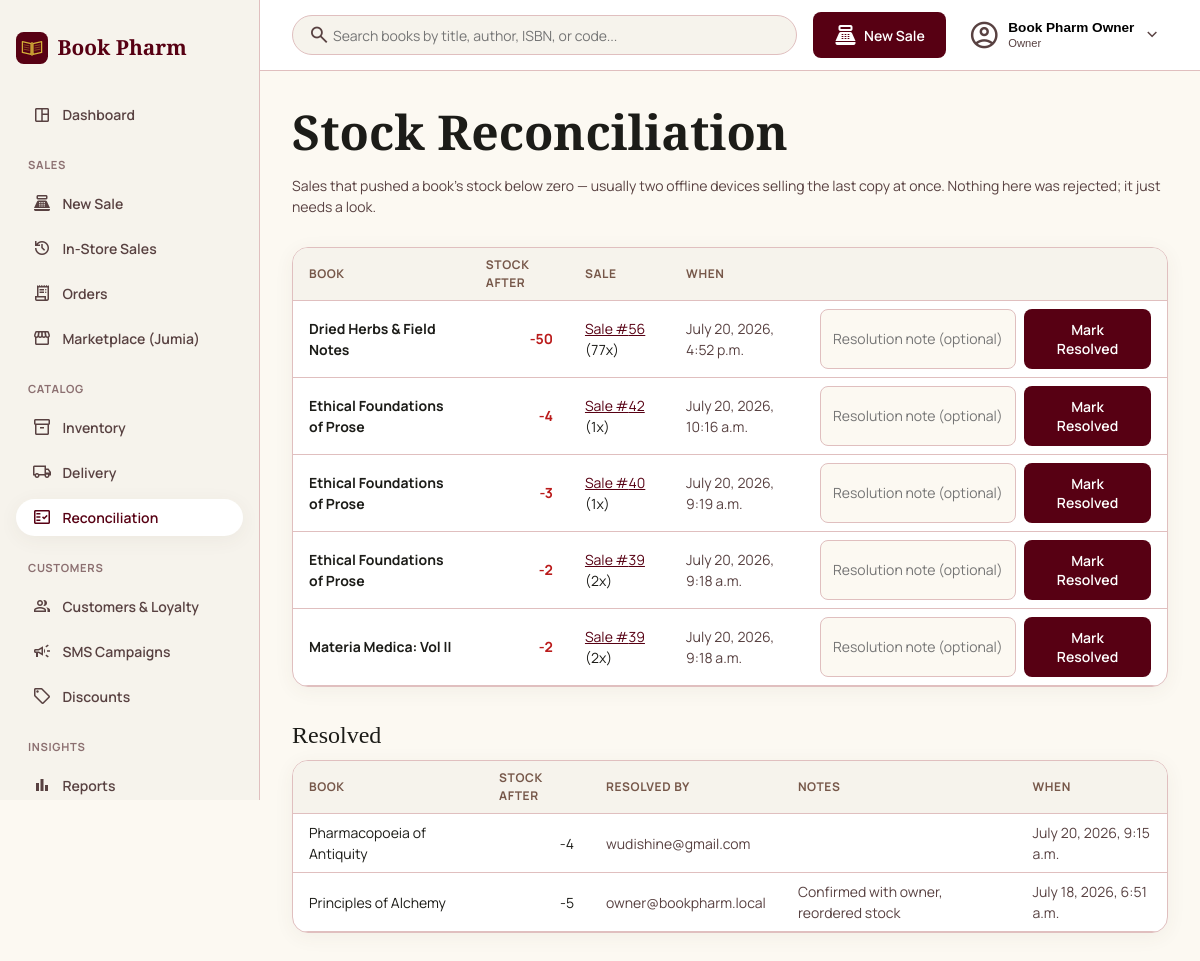
Screenshot of /portal/reconciliation/ (signed in) with the database file from the repository.
### apps/accounts/models.py (models this page shows)
class User(AbstractBaseUser, PermissionsMixin):
    class Role(models.TextChoices):
        OWNER = 'OWNER', 'Owner'
        ATTENDANT = 'ATTENDANT', 'Attendant'
    email = models.EmailField(unique=True)
    full_name = models.CharField(max_length=150, blank=True)
    role = models.CharField(max_length=10, choices=Role.choices, default=Role.OWNER)
    is_active = models.BooleanField(default=True)
    is_staff = models.BooleanField(default=False)
    date_joined = models.DateTimeField(default=timezone.now)
    objects = UserManager()
    USERNAME_FIELD = 'email'
    REQUIRED_FIELDS = []
    def __str__(self):
        return self.email

### apps/sales/models.py (models this page shows, shortened)
class StockDiscrepancy(models.Model):
    book = models.ForeignKey('catalog.Book', on_delete=models.CASCADE, related_name='stock_discrepancies')
    sale_item = models.ForeignKey(SaleItem, on_delete=models.CASCADE, related_name='stock_discrepancies')
    stock_qty_after = models.IntegerField()
    created_at = models.DateTimeField(auto_now_add=True)
    resolved = models.BooleanField(default=False)
    resolved_by = models.ForeignKey(
        settings.AUTH_USER_MODEL, null=True, blank=True, on_delete=models.SET_NULL, related_name='+'
    )
    resolved_at = models.DateTimeField(null=True, blank=True)
    resolution_notes = models.CharField(max_length=255, blank=True)
    class Meta:
        ordering = ['-created_at']
        verbose_name_plural = 'stock discrepancies'

class SaleItem(models.Model):
    sale = models.ForeignKey(Sale, on_delete=models.CASCADE, related_name='items')
    book = models.ForeignKey('catalog.Book', on_delete=models.PROTECT, related_name='sale_items')
    qty = models.PositiveIntegerField()
    unit_price = models.DecimalField(max_digits=10, decimal_places=2)
    line_discount = models.DecimalField(max_digits=10, decimal_places=2, default=Decimal('0'))
    unit_cost_price = models.DecimalField(max_digits=10, decimal_places=2, null=True)

### apps/catalog/models.py (models this page shows, shortened)
class Book(models.Model):
    isbn = models.CharField(max_length=13, unique=True, null=True, blank=True)
    internal_code = models.CharField(max_length=20, unique=True, null=True, blank=True)
    slug = models.SlugField(max_length=255, unique=True, blank=True)
    title = models.CharField(max_length=255)
    author = models.CharField(max_length=255, blank=True)
    category = models.ForeignKey(Category, on_delete=models.PROTECT, related_name='books')
    tags = models.ManyToManyField(Tag, blank=True, related_name='books')
    cost_price = models.DecimalField(max_digits=10, decimal_places=2)
    selling_price = models.DecimalField(max_digits=10, decimal_places=2)
    stock_qty = models.IntegerField(default=0)
    low_stock_threshold = models.PositiveIntegerField(default=5)
    cover_image = models.ImageField(upload_to='book_covers/', blank=True, null=True)
    cover_image_url = models.URLField(max_length=500, blank=True)
    description = models.TextField(blank=True)
    is_active = models.BooleanField(default=True)
    created_at = models.DateTimeField(auto_now_add=True)
    updated_at = models.DateTimeField(auto_now=True)
    objects = BookQuerySet.as_manager()
    class Meta:
        ordering = ['title']

### apps/portal/reconciliation_views.py (the view)
# urls.py: path('reconciliation/', reconciliation_views.reconciliation_list, name='reconciliation_list'),
@login_required
def reconciliation_list(request):
    resolved_qs = StockDiscrepancy.objects.filter(resolved=True).select_related(
        'book', 'sale_item__sale', 'resolved_by'
    )
    paginator = Paginator(resolved_qs, PAGE_SIZE)
    return render(request, 'portal/reconciliation/list.html', {
        'active_nav': 'reconciliation',
        'unresolved': StockDiscrepancy.objects.filter(resolved=False).select_related(
            'book', 'sale_item__sale'
        ),
        'page_obj': paginator.get_page(request.GET.get('page')),
    })

### apps/storefront/cart.py (called while the page is built)
    def __len__(self):
        return sum(self.cart.values())

### apps/storefront/context_processors.py (called while the page is built)
def cart_context(request):
    return {'cart_count': len(Cart(request))}

def nav_context(request):
    return {'nav_categories': Category.objects.all()}

def google_maps_context(request):
    return {'google_maps_api_key': settings.GOOGLE_MAPS_API_KEY}

### templates/portal/reconciliation/list.html (shortened to what this page needs)
{% extends 'portal/base.html' %}
{% block content %}
<header class="portal-page-header">
  <div>
    <h1>Stock Reconciliation</h1>
    <p class="text-muted">Sales that pushed a book's stock below zero — usually two offline devices selling the last copy at once. Nothing here was rejected; it just needs a look.</p>
  </div>
</header>
<div class="card catalog-table-card" style="margin-bottom: var(--space-stack-md);">
  <table class="table">
    <thead>
      <tr>
        <th>Book</th>
        <th class="text-right">Stock After</th>
        <th>Sale</th>
        <th>When</th>
        <th></th>
      </tr>
    </thead>
    <tbody>
      {% for d in unresolved %}
      <tr>
        <td><strong>{{ d.book.title }}</strong></td>
        <td class="text-right text-error">{{ d.stock_qty_after }}</td>
        <td><a href="/admin/sales/sale/{{ d.sale_item.sale_id }}/change/">Sale #{{ d.sale_item.sale_id }}</a> ({{ d.sale_item.qty }}x)</td>
        <td class="text-muted">{{ d.created_at }}</td>
        <td class="text-right">
          <form method="post" action="{% url 'portal:reconciliation_resolve' d.pk %}" style="display: flex; gap: 0.5rem; justify-content: flex-end;">
            <input type="text" name="notes" placeholder="Resolution note (optional)" style="width: 200px;">
            <button type="submit" class="btn btn--primary">Mark Resolved</button>
          </form>
        </td>
      </tr>
      {% empty %}
      <tr><td colspan="5" class="text-muted">No open discrepancies. Nothing to reconcile.</td></tr>
      {% endfor %}
    </tbody>
  </table>
</div>
<h3 style="margin-top: var(--space-stack-lg);">Resolved</h3>
<div class="card catalog-table-card">
  <table class="table">
    <thead>
      <tr>
        <th>Book</th>
        <th class="text-right">Stock After</th>
        <th>Resolved By</th>
        <th>Notes</th>
        <th>When</th>
      </tr>
    </thead>
    <tbody>
      {% for d in page_obj %}
      <tr>
        <td>{{ d.book.title }}</td>
        <td class="text-right">{{ d.stock_qty_after }}</td>
        <td class="text-muted">{{ d.resolved_by }}</td>
        <td class="text-muted">{{ d.resolution_notes }}</td>
        <td class="text-muted">{{ d.resolved_at }}</td>
      </tr>
      {% empty %}
      <tr><td colspan="5" class="text-muted">Nothing resolved yet.</td></tr>
      {% endfor %}
    </tbody>
  </table>
</div>
{% endblock %}

### templates/portal/base.html (shortened to what this page needs)
{% load static %}
<!DOCTYPE html>
<html lang="en">
<head>
  <link rel="stylesheet" href="{% static 'css/base.css' %}">
  <link rel="stylesheet" href="{% static 'css/theme-portal.css' %}">
  <link rel="stylesheet" href="{% static 'css/portal-layout.css' %}">
</head>
<body>
  <div class="portal-shell" x-data="{ sidebarOpen: false }">
    <aside class="portal-sidebar" :class="{ 'is-open': sidebarOpen }">
      <a class="portal-sidebar__brand" href="{% url 'portal:dashboard' %}">
        <img src="{% static 'img/logo.svg' %}" alt="" width="32" height="32">
        <span>Book Pharm</span>
      </a>
      <nav class="portal-sidebar__nav" @click="sidebarOpen = false">
        <a href="{% url 'portal:dashboard' %}" class="{% if active_nav == 'dashboard' %}is-active{% endif %}">
          <span class="material-symbols-outlined">space_dashboard</span> Dashboard
        </a>
        <p class="portal-sidebar__section-label">Sales</p>
        <a href="{% url 'portal:register_create' %}" class="{% if active_nav == 'register' %}is-active{% endif %}">
          <span class="material-symbols-outlined">point_of_sale</span> New Sale
        </a>
        <a href="{% url 'portal:register_list' %}" class="{% if active_nav == 'register_list' %}is-active{% endif %}">
          <span class="material-symbols-outlined">history</span> In-Store Sales
        </a>
        <a href="{% url 'portal:order_list' %}" class="{% if active_nav == 'orders' %}is-active{% endif %}">
          <span class="material-symbols-outlined">receipt_long</span> Orders
        </a>
        <a href="{% url 'portal:marketplace_list' %}" class="{% if active_nav == 'marketplace' %}is-active{% endif %}">
          <span class="material-symbols-outlined">storefront</span> Marketplace (Jumia)
        </a>
        <p class="portal-sidebar__section-label">Catalog</p>
        <a href="{% url 'portal:book_list' %}" class="{% if active_nav == 'catalog' %}is-active{% endif %}">
          <span class="material-symbols-outlined">inventory_2</span> Inventory
        </a>
        <a href="{% url 'portal:delivery_settings' %}" class="{% if active_nav == 'delivery' %}is-active{% endif %}">
          <span class="material-symbols-outlined">local_shipping</span> Delivery
        </a>
        <a href="{% url 'portal:reconciliation_list' %}" class="{% if active_nav == 'reconciliation' %}is-active{% endif %}">
          <span class="material-symbols-outlined">fact_check</span> Reconciliation
        </a>
        <p class="portal-sidebar__section-label">Customers</p>
        <a href="{% url 'portal:customer_list' %}" class="{% if active_nav == 'customers' %}is-active{% endif %}">
          <span class="material-symbols-outlined">group</span> Customers &amp; Loyalty
        </a>
        <a href="{% url 'portal:campaign_list' %}" class="{% if active_nav == 'messaging' %}is-active{% endif %}">
          <span class="material-symbols-outlined">campaign</span> SMS Campaigns
        </a>
        <a href="{% url 'portal:discount_list' %}" class="{% if active_nav == 'discounts' %}is-active{% endif %}">
          <span class="material-symbols-outlined">sell</span> Discounts
        </a>
        <p class="portal-sidebar__section-label">Insights</p>
        <a href="{% url 'portal:reports_sales' %}" class="{% if active_nav == 'reports' %}is-active{% endif %}">
          <span class="material-symbols-outlined">bar_chart</span> Reports
        </a>
      </nav>
    </aside>
    <div class="portal-columns">
      <header class="portal-topbar">
        <form class="portal-topbar__search" method="get" action="{% url 'portal:book_list' %}" x-data="{ searchOpen: false }" :class="{ 'is-open': searchOpen }">
          <button type="button" class="portal-topbar__search-toggle" @click="searchOpen = !searchOpen" aria-label="Toggle search">
            <span class="material-symbols-outlined">search</span>
          </button>
          <input type="search" name="q" placeholder="Search books by title, author, ISBN, or code...">
        </form>
        <a href="{% url 'portal:register_create' %}" class="btn btn--primary portal-topbar__new-sale">
          <span class="material-symbols-outlined">point_of_sale</span> <span class="portal-topbar__new-sale-label">New Sale</span>
        </a>
        <div class="portal-topbar__user" x-data="{ open: false }" @click.outside="open = false">
          <button type="button" class="portal-topbar__user-trigger" @click="open = !open">
            <span class="material-symbols-outlined">account_circle</span>
            <span class="portal-topbar__user-meta">
              <span class="portal-topbar__user-name">{{ request.user.full_name|default:request.user.email }}</span>
              <span class="portal-topbar__user-role">{{ request.user.get_role_display }}</span>
            </span>
            <span class="material-symbols-outlined portal-topbar__user-chevron" :class="{ 'is-open': open }">expand_more</span>
          </button>
        </div>
      </header>
      <main class="portal-main">
        {% block content %}{% endblock %}
      </main>
    </div>
  </div>
</body>
</html>

### static/css/base.css (style rules this page uses)
*, *::before, *::after { box-sizing: border-box; }
body { margin: 0; background: var(--color-background); color: var(--color-on-background); font-family: var(--font-body); font-size: var(--text-body-md-size); line-height: var(--text-body-md-line); }
h1, h2, h3, h4 { font-family: var(--font-display); margin: 0 0 var(--space-stack-sm); color: var(--color-on-surface); }
h1 { font-size: var(--text-display-lg-size); font-weight: var(--text-display-lg-weight); line-height: var(--text-display-lg-line); }
h3 { font-size: var(--text-headline-md-size); font-weight: var(--text-headline-md-weight); line-height: var(--text-headline-md-line); }
a { color: var(--color-primary); }
.card { background: var(--color-surface-container-lowest); border: 1px solid var(--color-outline-variant); border-radius: var(--radius-lg); padding: var(--space-card-padding, 24px); box-shadow: 0 4px 20px rgba(92, 64, 51, 0.06); }
.btn { display: inline-block; font-family: var(--font-body); font-weight: 600; font-size: var(--text-body-md-size); border-radius: var(--radius-md); padding: 0.625rem 1.25rem; border: 1px solid transparent; cursor: pointer; text-decoration: none; }
.btn--primary { background: var(--color-primary); color: var(--color-on-primary); }
.text-muted { color: var(--color-on-surface-variant); }
.text-error { color: var(--color-error); font-weight: 700; }
.text-right { text-align: right; }
input[type="text"], input[type="search"], input[type="number"], input[type="email"], input[type="password"], input[type="date"], select, textarea { width: 100%; background: var(--color-surface); border: 1px solid var(--color-outline-variant); border-radius: var(--radius-md); padding: 0.75rem; font-family: var(--font-body); font-size: var(--text-body-md-size); color: var(--color-on-surface); }

### static/css/theme-portal.css (style rules this page uses)
:root { --color-surface: #fcf9f2; --color-surface-dim: #dcdad3; --color-surface-bright: #fcf9f2; --color-surface-container-lowest: #ffffff; --color-surface-container-low: #f6f3ec; --color-surface-container: #f0eee7; --color-surface-container-high: #ebe8e1; --color-surface-container-highest: #e5e2db; --color-on-surface: #1c1c18; --color-on-surface-variant: #584141; --color-outline: #8c7071; --color-outline-variant: #e0bfbf; --color-primary: #570013; --color-on-primary: #ffffff; --color-primary-container: #800020; --color-on-primary-container: #ff828a; --color-secondary: #765749; --color-on-secondary: #ffffff; --color-secondary-container: #fed4c2; --color-on-secondary-container: #795a4c; --color-tertiary: #735c00; --color-on-tertiary: #ffffff; --color-tertiary-container: #cca730; --color-on-tertiary-container: #4f3d00; --color-error: #ba1a1a; --color-on-error: #ffffff; --color-error-container: #ffdad6; --color-on-error-container: #93000a; --color-background: #fcf9f2; --color-on-background: #1c1c18; --font-display: 'EB Garamond', serif; --font-body: 'Manrope', sans-serif; --text-display-lg-size: 48px; --text-display-lg-weight: 600; --text-display-lg-line: 1.2; --text-headline-lg-size: 32px; --text-headline-lg-weight: 500; --text-headline-lg-line: 1.3; --text-headline-md-size: 24px; --text-headline-md-weight: 500; --text-headline-md-line: 1.4; --text-body-lg-size: 16px; --text-body-lg-line: 1.6; --text-body-md-size: 14px; --text-body-md-line: 1.5; --text-label-md-size: 12px; --text-label-md-weight: 600; --text-label-md-tracking: 0.05em; --radius-sm: 0.25rem; --radius-md: 0.5rem; --radius-lg: 1rem; --radius-xl: 1.5rem; --radius-full: 9999px; --space-sidebar-width: 260px; --space-margin: 32px; --space-card-padding: 24px; --space-stack-sm: 8px; --space-stack-md: 16px; --space-stack-lg: 32px; }

### rows the page displays
User: user.full_name "Book Pharm Owner", user.role "Owner"
StockDiscrepancy: book "Dried Herbs & Field Notes", stock_qty_after "-50", sale_item.sale_id "56", sale_item.qty "77", created_at "July 20, 2026, 4:52 p.m."
StockDiscrepancy: book "Ethical Foundations of Prose", stock_qty_after "-4", sale_item.sale_id "42", sale_item.qty "1", created_at "July 20, 2026, 10:16 a.m."
StockDiscrepancy: book "Ethical Foundations of Prose", stock_qty_after "-3", sale_item.sale_id "40", sale_item.qty "1", created_at "July 20, 2026, 9:19 a.m."
StockDiscrepancy: book "Ethical Foundations of Prose", stock_qty_after "-2", sale_item.sale_id "39", sale_item.qty "2", created_at "July 20, 2026, 9:18 a.m."
StockDiscrepancy: book "Materia Medica: Vol II", stock_qty_after "-2", sale_item.sale_id "39", sale_item.qty "2", created_at "July 20, 2026, 9:18 a.m."
StockDiscrepancy: book "Pharmacopoeia of Antiquity", stock_qty_after "-4", resolved_by "wudishine@gmail.com", resolved_at "July 20, 2026, 9:15 a.m."
StockDiscrepancy: book "Principles of Alchemy", stock_qty_after "-5", resolved_by "owner@bookpharm.local", resolution_notes "Confirmed with owner, reordered stock", resolved_at "July 18, 2026, 6:51 a.m."
